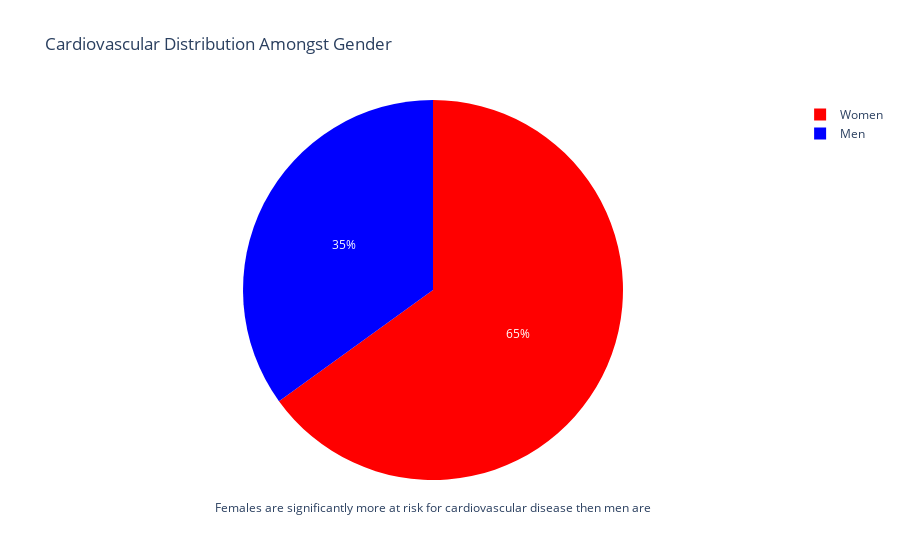

The cell this chart's notebook holds for it:
### Markdown cell above
## Risk of Cardiovascular Disease by Gender

Our next representation is the risk of cardiovascular disease by gender. We wanted to see which gender is more prone to having a cardiovascular disease based on our data.

### Code cell
# Organising data into data frame split by gender 
cvd_gender = pd.DataFrame({
    'Count': df.groupby(['gender'])['cardio'].count(),
    'Gender': ['Women', 'Men']
})

# representing as a pie chart 
fig = px.pie(cvd_gender, 
             values='Count', 
             names='Gender',
             title='Cardiovascular Distribution Amongst Gender', 
             color = 'Gender', 
             color_discrete_map={'Women': 'red',
                                 'Men': 'blue'
                                })

fig.add_annotation(x=0.5, y=-.1, text="Females are significantly more at risk for cardiovascular disease then men are", showarrow=False)
fig.show()

### Figure 1 — Plotly figure (JSON) as saved in the notebook; plotly's stock layout.template omitted (floating-point values rounded to 4 significant figures)
{"data": [{"customdata": [["Women"], ["Men"]], "domain": {"x": [0, 1], "y": [0, 1]}, "hovertemplate": "Gender=%{customdata[0]}<br>Count=%{value}<extra></extra>", "labels": ["Women", "Men"], "legendgroup": "", "marker": {"colors": ["red", "blue"]}, "name": "", "showlegend": true, "type": "pie", "values": [45530, 24470]}], "layout": {"annotations": [{"showarrow": false, "text": "Females are significantly more at risk for cardiovascular disease then men are", "x": 0.5, "y": -0.1}], "legend": {"tracegroupgap": 0}, "title": {"text": "Cardiovascular Distribution Amongst Gender"}}}
